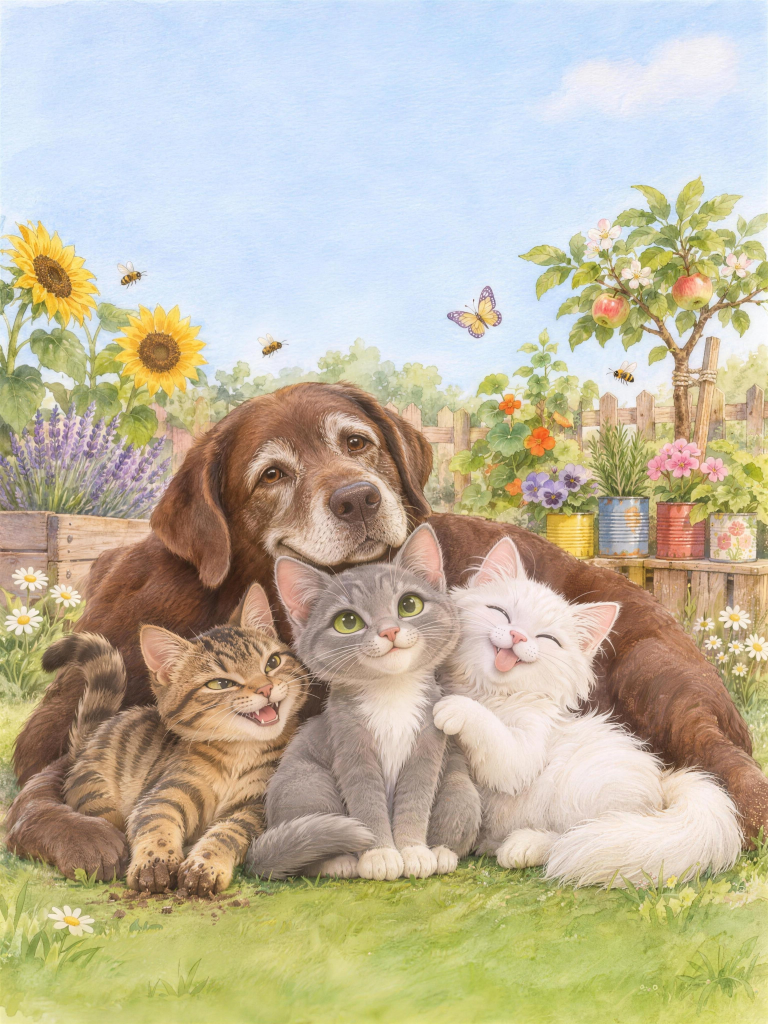
#> input picture libro-lua2/arte/contraportada-acuarela.jpg, 3072 x 4096 px, given in place of cubierta-300ppp.png, which was not available (shown at 1/4 size)
$ python aplanar_cubierta.py
#> lines starting #> are read from the running program, lines starting #| are printed output that depends on the picture
### libro-lua2/libro.py
# Libro 2: "Lúa y el jardín de todos". Genera interior.html y portada.html (cubierta KDP).
import os
import animales as A
from jardin import *
from escenas import SCENES, TEXTOS, HIDDEN, csit, stars_night
from pasatiempos import build as build_pasatiempos

# ---- datos editables ---------------------------------------------------
TITULO = 'Lúa y el jardín de todos'
SUBTITULO = 'Un cuento para colorear sobre ser distintos y crecer juntos'
VOLUMEN = 'Volumen II'
AUTOR = 'Alex Berruezo'
ANIO = '2026'
PAGINAS_TOTAL = 80            # debe coincidir con el interior generado
GROSOR_PAPEL = 0.002252       # pulgadas por pagina, papel blanco KDP (verificar con la calculadora de KDP)
# -------------------------------------------------------------------------

AQUI = os.path.dirname(os.path.abspath(__file__))

CSS = """
@font-face{font-family:'Fraunces';font-weight:400;src:url('fonts/fraunces-latin-400-normal.woff2')}
@font-face{font-family:'Fraunces';font-weight:600;src:url('fonts/fraunces-latin-600-normal.woff2')}
@font-face{font-family:'Fraunces';font-weight:700;src:url('fonts/fraunces-latin-700-normal.woff2')}
@font-face{font-family:'Fraunces';font-weight:600;font-style:italic;src:url('fonts/fraunces-latin-600-italic.woff2')}
@font-face{font-family:'Fredoka';font-weight:600;src:url('fonts/fredoka-latin-600-normal.woff2')}
@font-face{font-family:'Fredoka';font-weight:700;src:url('fonts/fredoka-latin-700-normal.woff2')}
@font-face{font-family:'Nunito';font-weight:400;src:url('fonts/nunito-latin-400-normal.woff2')}
@font-face{font-family:'Nunito';font-weight:700;src:url('fonts/nunito-latin-700-normal.woff2')}
@page{size:8.5in 11in;margin:0}
*{box-sizing:border-box}
html,body{margin:0;padding:0;background:#fff;color:#111;font-family:'Nunito',sans-serif}
.page{width:8.5in;height:11in;padding:.4in;position:relative;overflow:hidden;page-break-after:always;break-after:page}
.art svg{display:block;margin:0 auto}
.txt{margin-top:.08in;text-align:center;padding:0 .15in}
.txt p{margin:0;font-family:'Fraunces',serif;font-weight:600;font-size:16.5pt;line-height:1.38}
h1,h2,h3{font-family:'Fraunces',serif;font-weight:700;margin:0}
.note h2{font-size:27pt;margin-bottom:.18in}
.note h3{font-size:17pt;margin:.18in 0 .05in}
.note p,.note li{font-size:13.5pt;line-height:1.42;margin:.05in 0}
.note ul,.note ol{margin:.04in 0;padding-left:.28in}
.note .legal{position:absolute;left:.5in;right:.5in;bottom:.5in;font-size:9.5pt;line-height:1.4;border-top:2px solid #111;padding-top:.1in}
.center{text-align:center}
.line{border-bottom:3px solid #111;height:.5in;margin:.05in 0}
"""

SVGW = 7.1


# [11 lines left out: function svg, not called in this run]


def pag(html, cls=''):
    return f'<section class="page {cls}">{html}</section>'


BLANCO = pag('')
PAW = ('<svg viewBox="0 0 60 50" style="height:.28in;display:block;margin:0 auto .02in"><g fill="#fff" stroke="#111" stroke-width="3">'
       '<ellipse cx="30" cy="34" rx="14" ry="11"/><ellipse cx="12" cy="20" rx="6" ry="8"/><ellipse cx="25" cy="10" rx="6" ry="8"/>'
       '<ellipse cx="38" cy="10" rx="6" ry="8"/><ellipse cx="50" cy="20" rx="6" ry="8"/></g></svg>')


# [77 lines left out: functions pagina_titulo, pagina_guia1, pagina_guia2, pagina_personajes, not called in this run]


def pagina_escena(i):
    zum = bee(*HIDDEN[i], 0.6, -12)
    return pag(f'<div class="art">{svg(SCENES[i]() + zum, "0 0 750 780", marco=True)}</div><div class="txt">{PAW}<p>{TEXTOS[i]}</p></div>')


# [49 lines left out: functions pagina_ciclo, pagina_aprendizaje, pagina_siembra, not called in this run]


def _eco_t(x, y, t):
    return f'<text x="{x}" y="{y + 8}" {font(20, 600, "start")} fill="#111">{t}</text>'


# [72 lines left out: functions pagina_eco, pagina_jardin, pagina_diploma, pasatiempos, interior, not called in this run]


# ----------------------------------------------------------------- cubierta
COLORES = {
    'cat_body': '#9ea8b5', 'cat_belly': '#e1e6ec', 'cat_inner': '#f4b5c5', 'nose': '#ee7f98', 'eye': '#8bd36b',
    'mouth': '#ef6b86', 'blush': '#f8b4c0', 'tongue': '#ff8fa8',
    'raspi_body': '#b88a5c', 'raspi_belly': '#e8d3b8', 'neu_body': '#fbfbfb', 'neu_belly': '#ffffff',
    'hera_body': '#6a3d2a', 'hera_light': '#8b5a3f', 'hera_gray': '#cdbcae', 'hera_collar': '#e53935', 'hera_tag': '#ffd23f', 'hera_dark': '#2b1d17',
    'sq_body': '#e0873a', 'sq_light': '#f7dcb4', 'acorn': '#c68545', 'acorn_cap': '#8a5a2b',
    'rb_body': '#f6efe6', 'rb_inner': '#f5b5c4', 'rb_belly': '#fffaf3', 'lb_shell': '#e53935', 'lb_head': '#2b2b33', 'lb_dot': '#2b2b33',
    'bf_w1': '#ffb300', 'bf_w2': '#8e6bd8', 'bf_body': '#5a4636', 'bd_body': '#3fa7e8', 'bd_light': '#cfeaff', 'beak': '#ffb300',
    'fl_petal': '#ffc928', 'fl_mid': '#7a4a22', 'leaf': '#6cc24a', 'stem': '#5fb246', 'lav': '#b79af0', 'bee': '#ffd23f', 'apple': '#e53935',
}


# [77 lines left out: functions cubierta, cubierta_acuarela, not called in this run]


# [5 lines that do not run on import are left out]

### libro-lua2/aplanar_cubierta.py
# Convierte cubierta-300ppp.png (de aplanar_cubierta.js) en PDFs de cubierta KDP de una sola imagen a 300 ppp,
# uno para papel blanco y otro para papel crema (lomo distinto), y en portada-frontal.jpg.
from PIL import Image
from libro import PAGINAS_TOTAL
Image.MAX_IMAGE_PIXELS = None
H = round(11.25 * 300)
src = Image.open('cubierta-300ppp.png').convert('RGB')
#> src is the input picture: PIL image 3072x4096 RGB; mean R, G, B 191.8, 183.8, 161.1
sp0 = PAGINAS_TOTAL * 0.002252
src = src.resize((round((17.25 + sp0) * 300), H), Image.LANCZOS) if src.size[1] != H else src
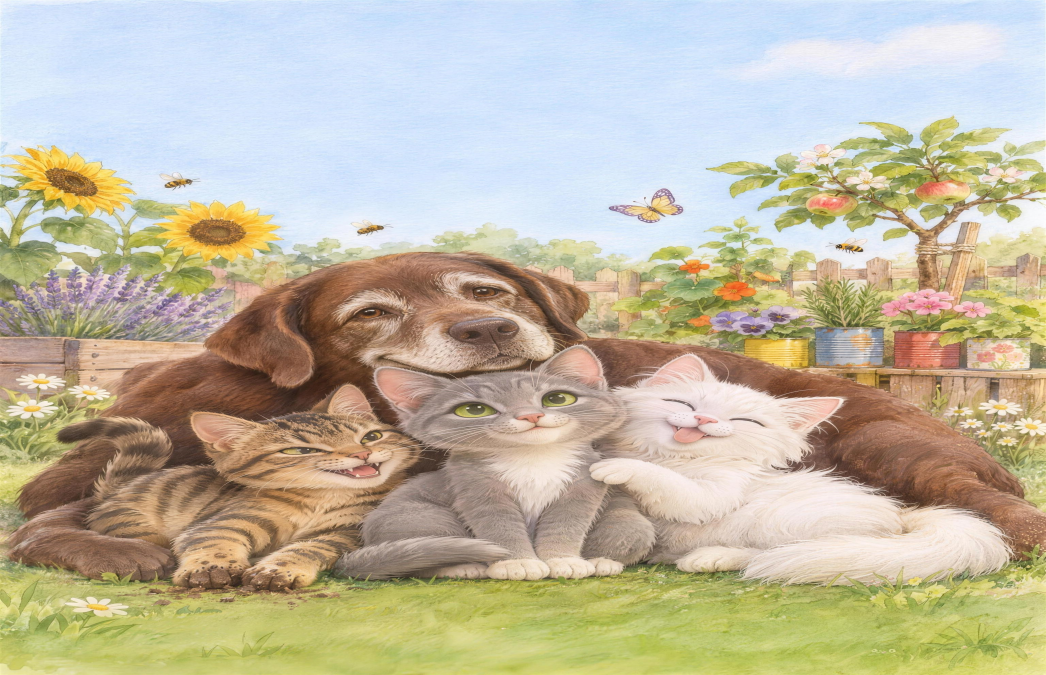
#> src: PIL image 5229x3375 RGB (shown at 1/5 size); mean R, G, B 191.8, 183.8, 161.1
back = src.crop((0, 0, round(8.625 * 300), H))
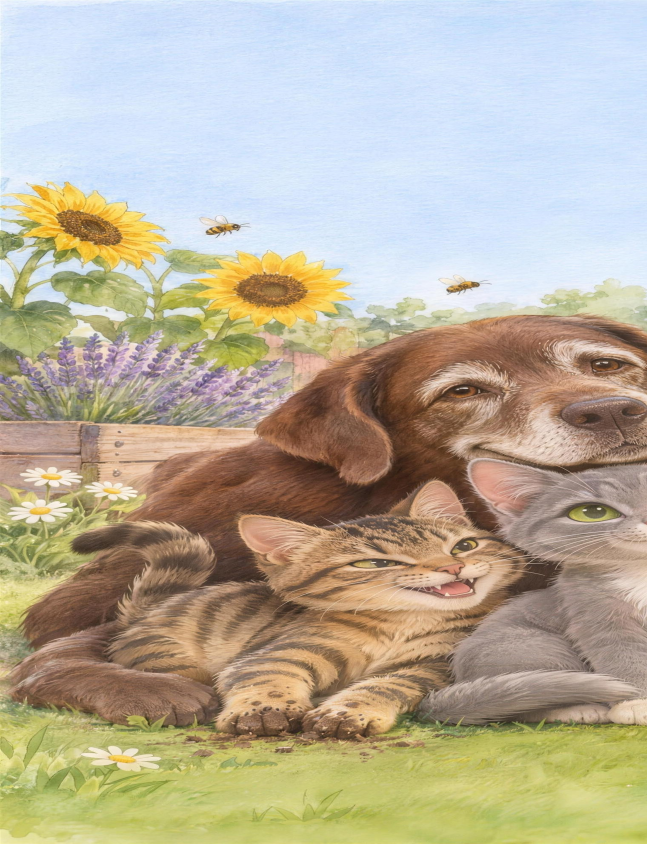
#> back: PIL image 2588x3375 RGB (shown at 1/4 size); mean R, G, B 184.3, 174.8, 153.9
front = src.crop((round((8.625 + sp0) * 300), 0, src.size[0], H))
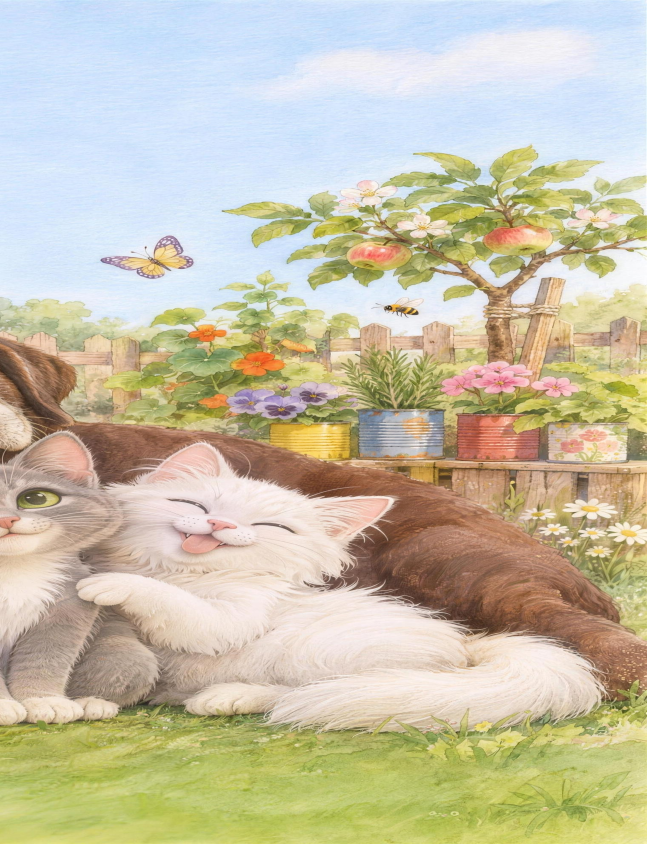
#> front: PIL image 2587x3375 RGB (shown at 1/4 size); mean R, G, B 199.3, 192.6, 167.9
front.save('portada-frontal.jpg', quality=92)
for nombre, grosor in (('blanco', 0.002252), ('crema', 0.0025)):
    W = round((17.25 + PAGINAS_TOTAL * grosor) * 300)
    im = Image.new('RGB', (W, H), (233, 196, 106))
    im.paste(back, (0, 0)); im.paste(front, (W - front.size[0], 0))
    im.save(f'cubierta-KDP-papel-{nombre}.pdf', 'PDF', resolution=300.0)
    if nombre == 'blanco':
        im.save('cubierta-KDP.pdf', 'PDF', resolution=300.0)
    print(nombre, round(W / 300, 3), 'x 11.25 in')
#> this loop made 2 passes
#> pass 1, `im = Image.new('RGB', (W, H), (233, 196, 106))`:
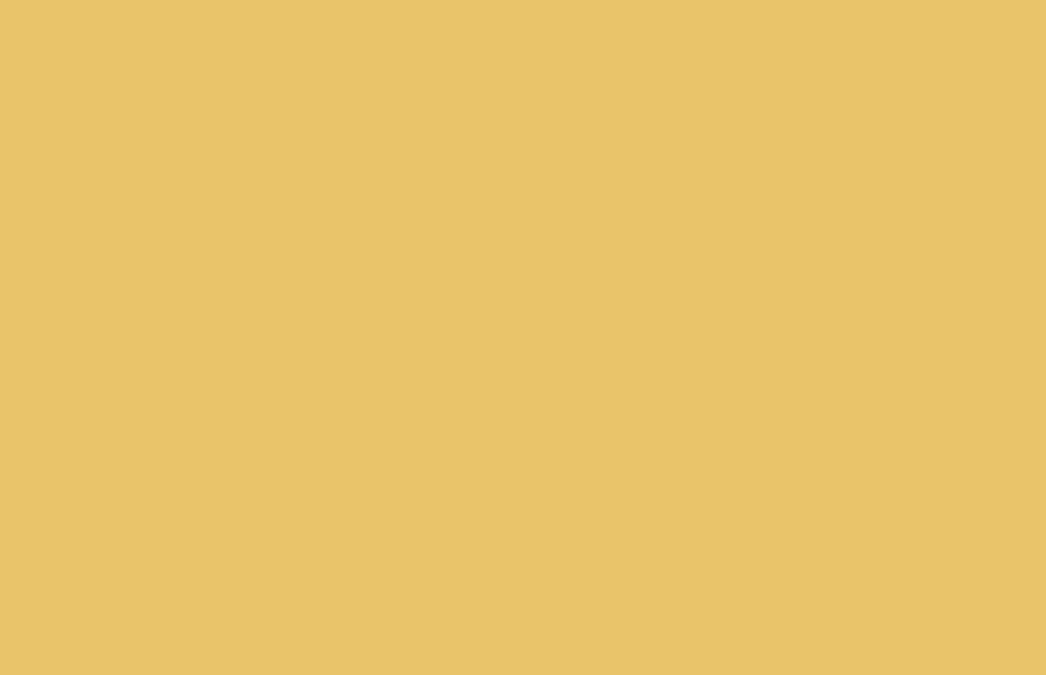
#> im: PIL image 5229x3375 RGB (shown at 1/5 size); mean R, G, B 233, 196, 106
#> pass 1, `im.save(f'cubierta-KDP-papel-{nombre}.pdf', 'PDF', resolution=300.0)`:
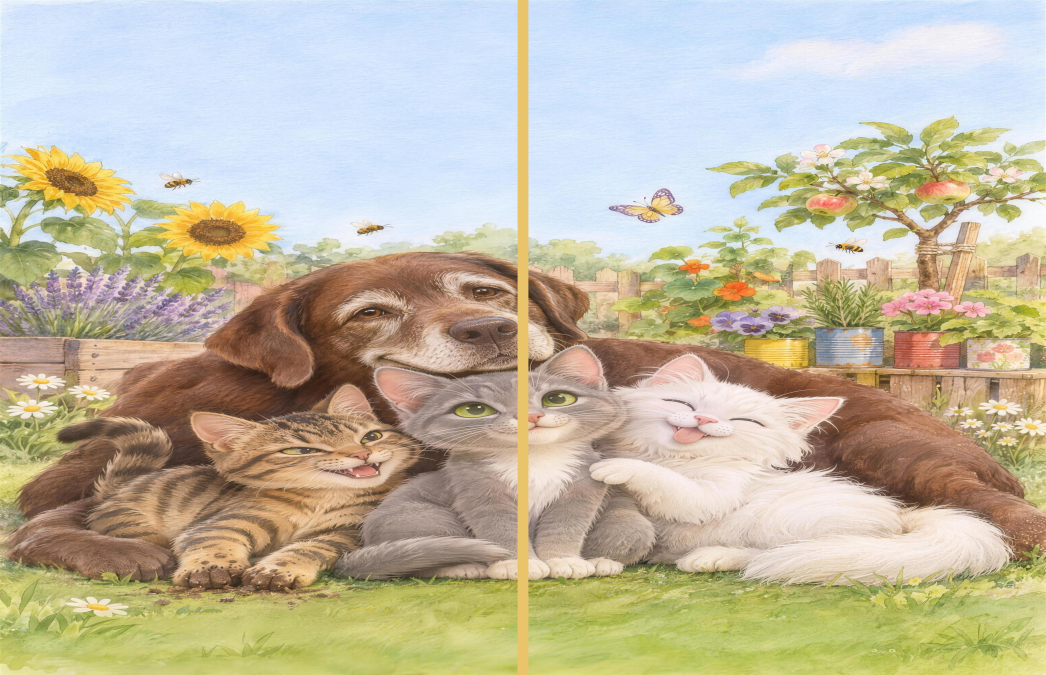
#> saved as cubierta-KDP-papel-blanco.pdf: PIL image 5229x3375 RGB (shown at 1/5 size); mean R, G, B 192.2, 183.8, 160.3
